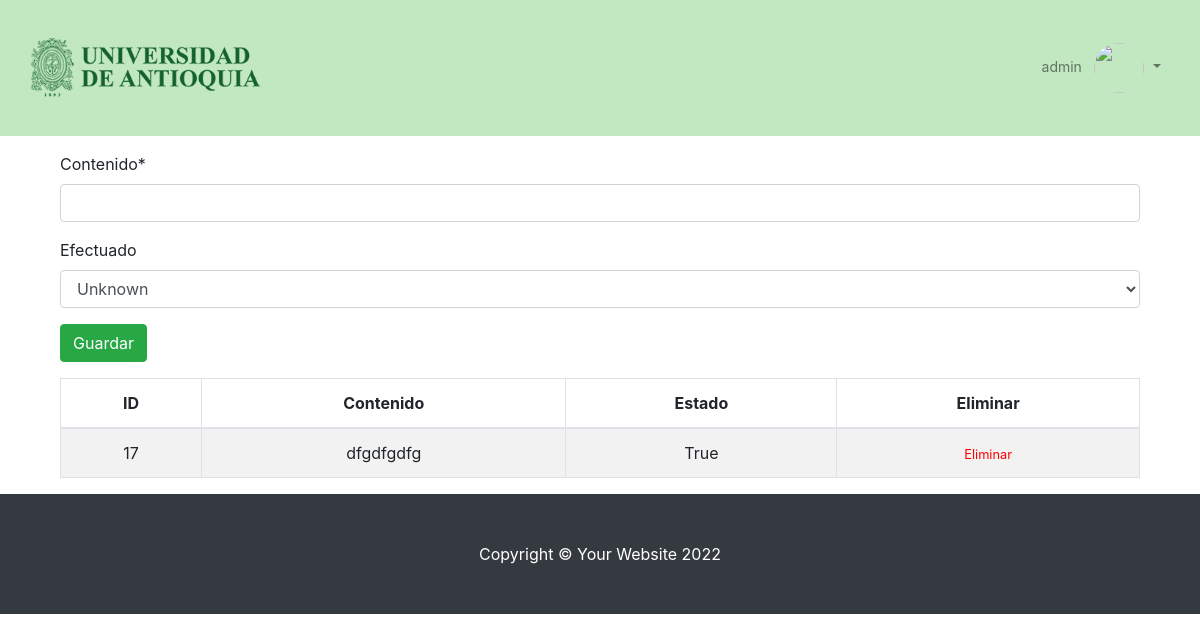
Page /manage_project/make_project/make_objective/17 (signed in) on the earlier database version.
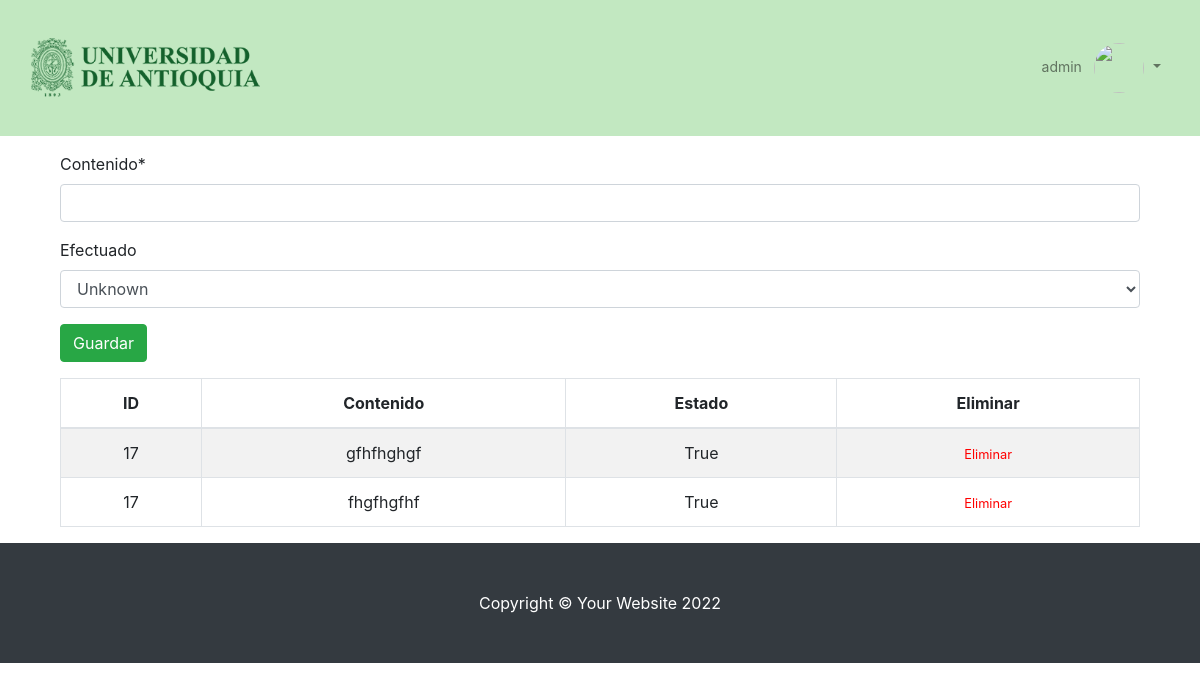
Same page on the later database version.
### gestion/models.py (models this page shows, shortened)
class Objetivos_especificos(models.Model):
    proyecto = models.ForeignKey(Proyecto,on_delete=models.CASCADE,null=True)
    contenido = models.CharField(max_length=100)
    estado = models.BooleanField(null=True,verbose_name="Efectuado")
    class meta:
        db_table= 'objetivos_especificos'
        verbose_name= 'Objetivo especifico'
        verbose_name_plural='Objetivos especificos'
        ordering=['id']

class Proyecto(models.Model):
    estados = (('F','Finalizado'),('E','En ejecucion'))
    nombre = models.CharField(max_length=100)
    objetivo_general = models.CharField(max_length=100)
    fecha_inicio = models.DateField()
    fecha_fin = models.DateField()
    director = models.CharField(max_length=100)
    presupuesto = models.CharField(max_length=100)
    porcentaje_avance = models.IntegerField(null = True)
    estado = models.CharField(max_length=1, choices=estados)
    class meta:
        db_table= 'proyecto'
        verbose_name= 'Proyecto'
        verbose_name_plural='Proyectos'
        ordering=['id']

### gestion/views.py (the view, shortened to what this page needs)
# urls.py: path('manage_project/make_project/make_objective/<int:project_id>', make_objective, name="make_objective"),
def make_objective(request, project_id):
    form=FormObjetivosEspecificos()
    targets = Objetivos_especificos.objects.filter(proyecto = project_id)
    return render(request, "make_objective.html",{"form": form ,'targets':targets})

### gestion/forms.py
class FormObjetivosEspecificos(forms.ModelForm):
    class Meta:
        model = Objetivos_especificos
        fields = ('contenido','estado')

### Templates/make_objective.html (shortened to what this page needs)
{% extends 'index.html' %}
{% load crispy_forms_tags %}
{% block content %}
<div class="container">
    <form method="POST" action="" class="mt-3" autocomplete="off" enctype="multipart/form-data">
        {{ form|crispy }}
        <button type="submit" class="btn btn-success">Guardar</button>
    </form>
</div>
<div class="container">
    <table class="table table-striped table-bordered" id="mydatatable">
        <thead>
            <tr class="text-center">
                <th scope="col">ID</th>
                <th scope="col">Contenido</th>
                <th scope="col">Estado</th>
                <th scope="col">Eliminar</th>
            </tr>
        </thead>
        <tbody>
            {% for target in targets %}
                <tr class="text-center">
                    <td>{{ target.proyecto.id}}</td>
                    <td>{{ target.contenido }}</td>
                    <td>{{ target.estado }}</td>
                    <td><a style="font-size: 0.8em; padding: 0%;color: red;text-decoration: none;" class="link"
                        href="{%url 'delete_objective' target.id %}"  >Eliminar</a></td>
                </tr>
            {% endfor %}
        </tbody>
    </table>
</div>
{% endblock %}

Differences in the rows shown:
removed Objetivos_especificos: proyecto.id "17", contenido "dfgdfgdfg", estado "True"
added Objetivos_especificos: proyecto.id "17", contenido "gfhfhghgf", estado "True"
added Objetivos_especificos: proyecto.id "17", contenido "fhgfhgfhf", estado "True"
